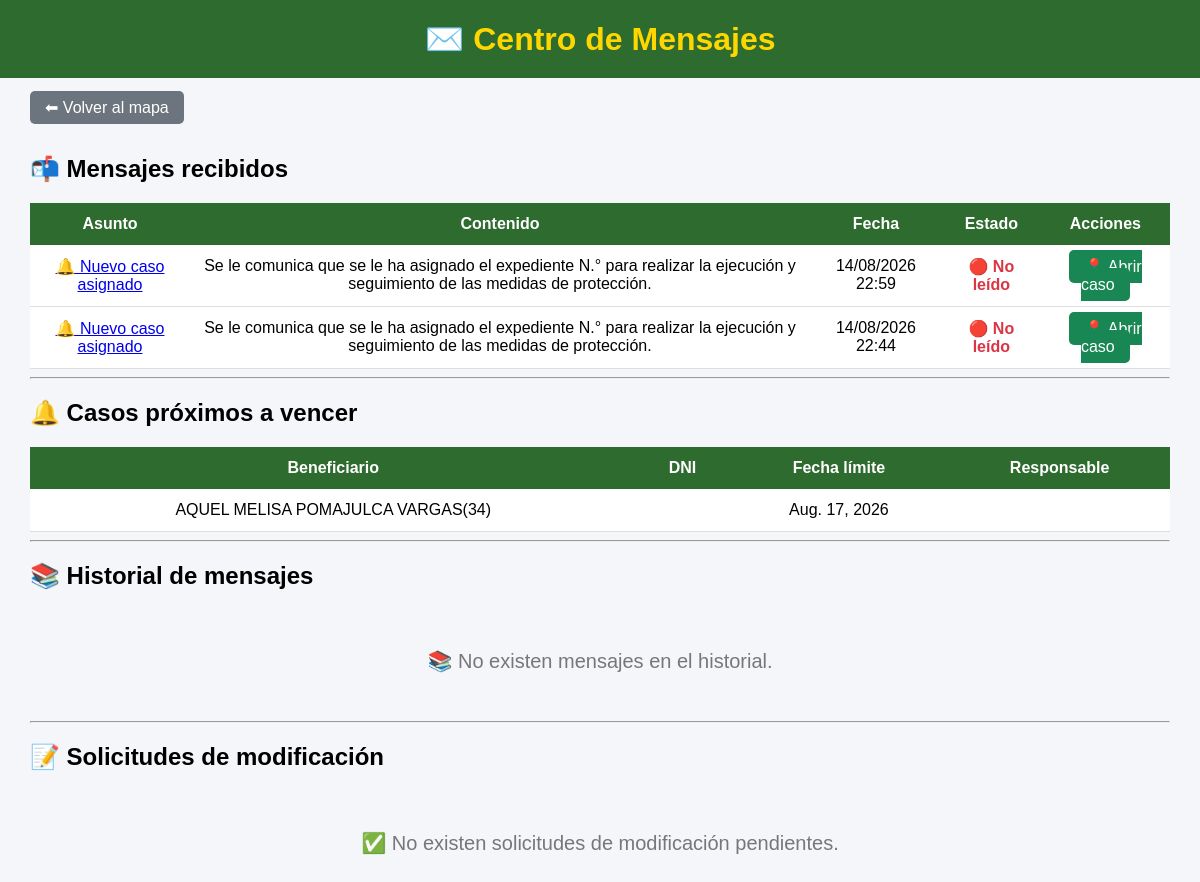
The app's page /mensajes/ (signed in), older data.
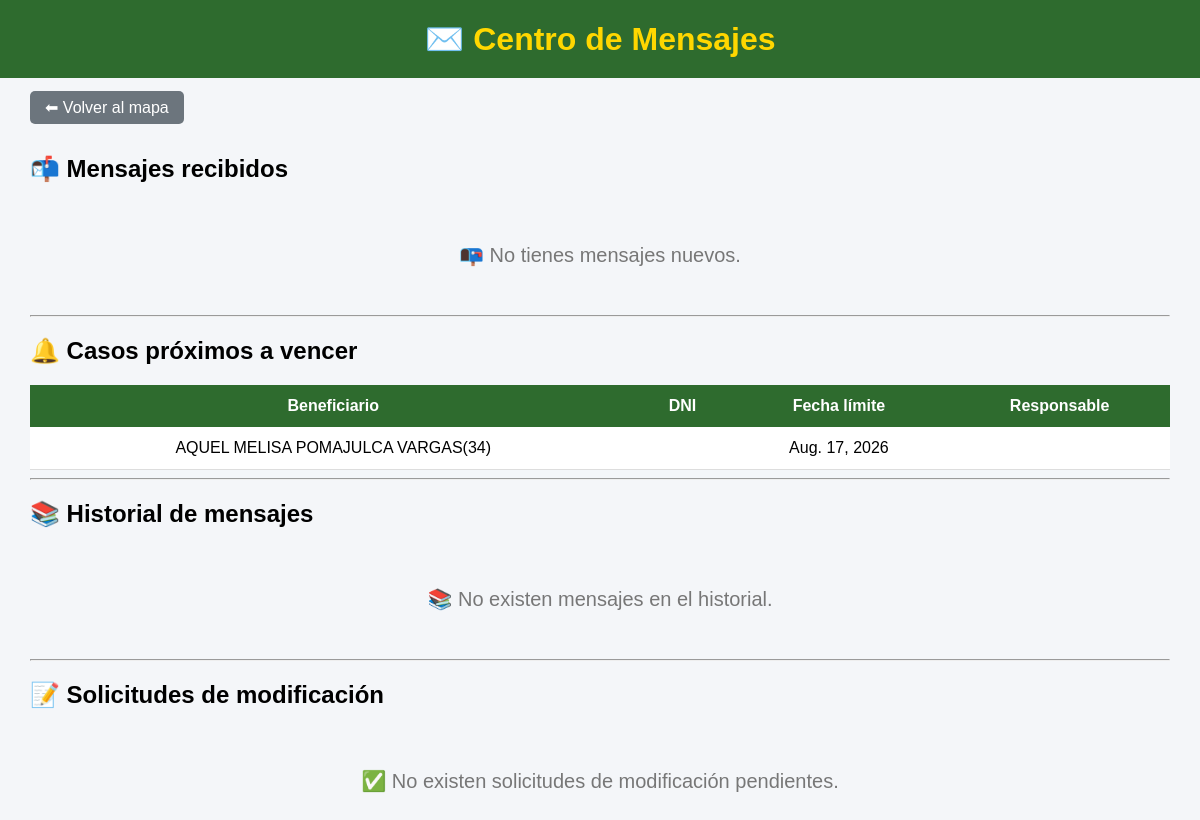
The same page, newer data.
### mapa/models.py (models this page shows, shortened)
class Mensaje(models.Model):
    destinatario = models.ForeignKey(
        User,
        on_delete=models.CASCADE,
        related_name="mensajes_recibidos"
    )
    caso = models.ForeignKey(
        Caso,
        on_delete=models.CASCADE,
        related_name="mensajes"
    )
    asunto = models.CharField(
        max_length=200
    )
    contenido = models.TextField()
    leido = models.BooleanField(
        default=False
    )
    fecha_lectura = models.DateTimeField(
        null=True,
        blank=True
    )
    fecha = models.DateTimeField(
        auto_now_add=True
    )

class Caso(models.Model):
    RIESGOS = [
        ("LEVE", "Leve"),
        ("MODERADO", "Moderado"),
        ("SEVERO", "Severo"),
        ("SEVERO EXTREMO", "Severo extremo"),
        ("NO DETERMINADO", "No determinado"),
    ]
    NOTIFICACION = [
        ("PENDIENTE", "Pendiente"),
        ("NOTIFICADO", "Notificado"),
    ]
    TIPO_VIOLENCIA = [
        ("FISICA", "Física"),
        ("PSICOLOGICA", "Psicológica"),
        ("SEXUAL", "Sexual"),
        ("ECONOMICA", "Económica o Patrimonial"),
    ]
    ESTADO_UBICACION_AGRESOR = [
        ("UBICADO", "Ubicado"),
        ("NO UBICADO", "No ubicado"),
    ]
    beneficiario = models.CharField(max_length=200, blank=True)
    dni_beneficiario = models.CharField(
        max_length=8,
        blank=True
    )
    domicilio = models.CharField(max_length=300, blank=True)
    nivel_riesgo = models.CharField(
        max_length=30,
        choices=RIESGOS,
        blank=True
    )
    region_denuncia = models.ForeignKey(
        Region,
        on_delete=models.PROTECT,
        related_name="casos_denuncia_region",
        null=True,
        blank=True,
    )
    provincia_denuncia = models.ForeignKey(
        Provincia,
        on_delete=models.PROTECT,
        related_name="casos_denuncia_provincia",
        null=True,
        blank=True,
    )
    distrito_denuncia = models.ForeignKey(
        Distrito,
        on_delete=models.PROTECT,
        related_name="casos_denuncia_distrito",
        null=True,
        blank=True,
    )
    region_medida = models.ForeignKey(
        Region,
        on_delete=models.PROTECT,
        related_name="casos_medida_region",
        null=True,
        blank=True,
    )
    provincia_medida = models.ForeignKey(
        Provincia,
        on_delete=models.PROTECT,
        related_name="casos_medida_provincia",
        null=True,
        blank=True,
    )
    distrito_medida = models.ForeignKey(
        Distrito,
        on_delete=models.PROTECT,
        related_name="casos_medida_distrito",
        null=True,
        blank=True,
)
    comisaria_denuncia = models.CharField(
        max_length=150,
        verbose_name="Comisaría donde se interpuso la denuncia"
    )
    comisaria_medida = models.CharField(
        max_length=150,
        verbose_name="Comisaría de Familia responsable"
    )
    efectivo = models.CharField(max_length=100, blank=True)
    responsable = models.ForeignKey(
    User,
    null=True,
    blank=True,
    on_delete=models.SET_NULL,
    related_name="casos_asignados"
    )
    folder = models.CharField(max_length=100, blank=True)
    expediente = models.CharField(max_length=100, blank=True)
    agresor = models.CharField(
        max_length=200,
        blank=True
    )
    dni_agresor = models.CharField(
        max_length=8,
        blank=True
    )
    telefono_agresor = models.CharField(
        "Teléfono del agresor",
        max_length=50,
        blank=True
    )
    direccion_agresor = models.CharField(
        "Dirección del agresor",
        max_length=300,
        blank=True
    )
    agresor_registro = models.ForeignKey(
    "Agresor",
    on_delete=models.SET_NULL,
    null=True,
    blank=True,
    related_name="casos"
)
    estado_ubicacion_agresor = models.CharField(
        "Estado de ubicación del agresor",
        max_length=15,
        choices=ESTADO_UBICACION_AGRESOR,
        default="NO UBICADO"
    )
    latitud_agresor = models.FloatField(
        null=True,
        blank=True
    )
    longitud_agresor = models.FloatField(
        null=True,
        blank=True
    )
    telefono = models.CharField(
        "Teléfono de la beneficiaria",
        max_length=50,
        blank=True
    )
    fecha_denuncia = models.DateField(
        "Fecha de la denuncia",
        null=True,
        blank=True
    )
    violencia_fisica = models.BooleanField(
        "Violencia física",
        default=False
    )
    violencia_psicologica = models.BooleanField(
        "Violencia psicológica",
        default=False
    )
    violencia_sexual = models.BooleanField(
        "Violencia sexual",
        default=False
    )
    violencia_economica = models.BooleanField(
        "Violencia económica o patrimonial",
        default=False
    )
    fecha_registro = models.DateField(
        null=True,
        blank=True
    )
    ultima_visita = models.DateField(
        null=True,
        blank=True
    )
    fecha_limite = models.DateField(
        "Próximo seguimiento",
        null=True,
        blank=True
)
    notificacion_beneficiario = models.CharField(
        max_length=15,
        choices=NOTIFICACION,
        default="PENDIENTE"
    )
    fecha_notificacion_beneficiario = models.DateField(
        null=True,
        blank=True
    )
    motivo_notificacion_beneficiario_pendiente = models.TextField(
        "Motivo de notificación pendiente de la persona beneficiaria",
        blank=True
    )
    notificacion_agresor = models.CharField(
        max_length=15,
        choices=NOTIFICACION,
        default="PENDIENTE"
    )
    fecha_notificacion_agresor = models.DateField(
        null=True,
        blank=True
    )
    motivo_notificacion_agresor_pendiente = models.TextField(
        "Motivo de notificación pendiente de la persona agresora",
        blank=True
    )
    estado = models.CharField(
        max_length=15,
        default="ACTIVO"
    )
    fecha_eliminacion = models.DateTimeField(
        null=True,
        blank=True
    )
    eliminado_por = models.ForeignKey(
        User,
        null=True,
        blank=True,
        on_delete=models.SET_NULL,
        related_name="casos_eliminados"
    )
    latitud = models.FloatField(
        null=True,
        blank=True
    )
    longitud = models.FloatField(
        null=True,
        blank=True
    )
    edicion_autorizada = models.BooleanField(
        default=False
    )
    class Meta:
        permissions = [
            ("modificar_directo", "Puede modificar casos directamente"),
            ("aprobar_modificacion", "Puede aprobar modificaciones"),
            ("archivar_directo", "Puede archivar casos directamente"),
            ("aprobar_archivado", "Puede aprobar archivados"),
            ("eliminar_directo", "Puede eliminar casos directamente"),
            ("aprobar_eliminacion", "Puede aprobar eliminaciones"),
            ("administrar_usuarios", "Puede administrar usuarios"),
        ]

### mapa/views.py (the view)
@login_required
@grupo_requerido(
    "Administrador",
    "Jefe_MP",
    "Usuario_MP"
)
def mensajes(request):
    mensajes_nuevos = Mensaje.objects.filter(
        destinatario=request.user,
        leido=False
    ).order_by("-fecha")
    historial_mensajes = Mensaje.objects.filter(
        destinatario=request.user,
        leido=True
    ).order_by("-fecha_lectura", "-fecha")
    solicitudes = SolicitudModificacion.objects.filter(
        estado="PENDIENTE"
    ).order_by("-fecha")
    hoy = timezone.now().date()
    limite = hoy + timedelta(days=3)
    casos_por_vencer = Caso.objects.filter(
        estado="ACTIVO",
        fecha_limite__isnull=False,
        fecha_limite__gte=hoy,
        fecha_limite__lte=limite
    ).filter(
        Q(fecha_registro__year__gte=2026) |
        Q(ultima_visita__year__gte=2026)
    ).order_by("fecha_limite")
    return render(
        request,
        "mapa/mensajes.html",
        {
            "mensajes_nuevos": mensajes_nuevos,
            "historial_mensajes": historial_mensajes,
            "solicitudes": solicitudes,
            "casos_por_vencer": casos_por_vencer,
        }
    )

### mapa/templates/mapa/mensajes.html (shortened to what this page needs)
<!DOCTYPE html>
<html lang="es">
<head>
</head>
<body>
<header>
<h1>✉️ Centro de Mensajes</h1>
</header>
<div class="contenedor">
<a href="/" class="btn volver">
⬅ Volver al mapa
</a>
<br><br>
<h2>📬 Mensajes recibidos</h2>
{% if mensajes_nuevos %}
<table>
<tr>
    <th>Asunto</th>
    <th>Contenido</th>
    <th>Fecha</th>
    <th>Estado</th>
    <th>Acciones</th>
</tr>
{% for mensaje in mensajes_nuevos %}
<tr>
<td>
    <a href="{% url 'editar_caso' mensaje.caso.id %}">
        {{ mensaje.asunto }}
    </a>
</td>
<td>{{ mensaje.contenido }}</td>
<td>{{ mensaje.fecha|date:"d/m/Y H:i" }}</td>
<td>
{% if mensaje.leido %}
<span style="color:green;">✅ Leído</span>
{% else %}
<span style="color:#dc3545; font-weight:bold;">🔴 No leído</span>
{% endif %}
</td>
<td>
    <a href="{% url 'editar_caso' mensaje.caso.id %}" class="btn aprobar">
        📍 Abrir caso
    </a>
</td>
</tr>
{% endfor %}
</table>
{% else %}
<div class="sin">
📭 No tienes mensajes nuevos.
</div>
{% endif %}
<hr>
<h2>🔔 Casos próximos a vencer</h2>
{% if casos_por_vencer %}
<table>
<tr>
    <th>Beneficiario</th>
    <th>DNI</th>
    <th>Fecha límite</th>
    <th>Responsable</th>
</tr>
{% for caso in casos_por_vencer %}
<tr>
<td>
{{ caso.beneficiario }}
</td>
<td>
</td>
<td>
{{ caso.fecha_limite }}
</td>
<td>
</td>
</tr>
{% endfor %}
</table>
{% else %}
<div class="sin">
✅ No existen casos próximos a vencer.
</div>
{% endif %}
<hr>
<h2>📚 Historial de mensajes</h2>
{% if historial_mensajes %}
<table>
<tr>
    <th>Asunto</th>
    <th>Contenido</th>
    <th>Enviado</th>
    <th>Leído</th>
    <th>Acción</th>
</tr>
{% for mensaje in historial_mensajes %}
<tr>
<td>{{ mensaje.asunto }}</td>
<td>{{ mensaje.contenido }}</td>
<td>{{ mensaje.fecha|date:"d/m/Y H:i" }}</td>
<td>{{ mensaje.fecha_lectura|date:"d/m/Y H:i" }}</td>
<td>
<a href="{% url 'editar_caso' mensaje.caso.id %}" class="btn volver">
📍 Ver caso
</a>
</td>
</tr>
{% endfor %}
</table>
{% else %}
<div class="sin">
📚 No existen mensajes en el historial.
</div>
{% endif %}
<hr>
<h2>📝 Solicitudes de modificación</h2>
{% if solicitudes %}
<table>
<tr>
<th>ID</th>
<th>Beneficiario</th>
<th>Solicitante</th>
<th>Motivo</th>
<th>Fecha</th>
<th>Acciones</th>
</tr>
{% for solicitud in solicitudes %}
<tr>
<td>{{ solicitud.id }}</td>
<td>{{ solicitud.caso.beneficiario }}</td>
<td>{{ solicitud.solicitante.username }}</td>
<td>{{ solicitud.motivo }}</td>
<td>{{ solicitud.fecha|date:"d/m/Y H:i" }}</td>
<td>
<a href="{% url 'aprobar_solicitud' solicitud.id %}" class="btn aprobar">
✅ Aprobar
</a>
<a href="{% url 'rechazar_solicitud' solicitud.id %}" class="btn rechazar">
❌ Rechazar
</a>
</td>
</tr>
{% endfor %}
</table>
{% else %}
<div class="sin">
✅ No existen solicitudes de modificación pendientes.
</div>
{% endif %}
</div>
</body>
</html>

Row changes from the older to the newer data that the page shows:
removed Mensaje: asunto "🔔 Nuevo caso asignado", contenido "Se le comunica que se le ha asignado el expediente N.° para realizar la ejecución y seguimiento de las medidas de protección.", fecha "14/08/2026 22:59", leido "🔴 No leído"
removed Mensaje: asunto "🔔 Nuevo caso asignado", contenido "Se le comunica que se le ha asignado el expediente N.° para realizar la ejecución y seguimiento de las medidas de protección.", fecha "14/08/2026 22:44", leido "🔴 No leído"
Text that changed along with them:
text no longer shown: "Asunto Contenido Fecha Estado Acciones"
text now shown: "📭 No tienes mensajes nuevos."
